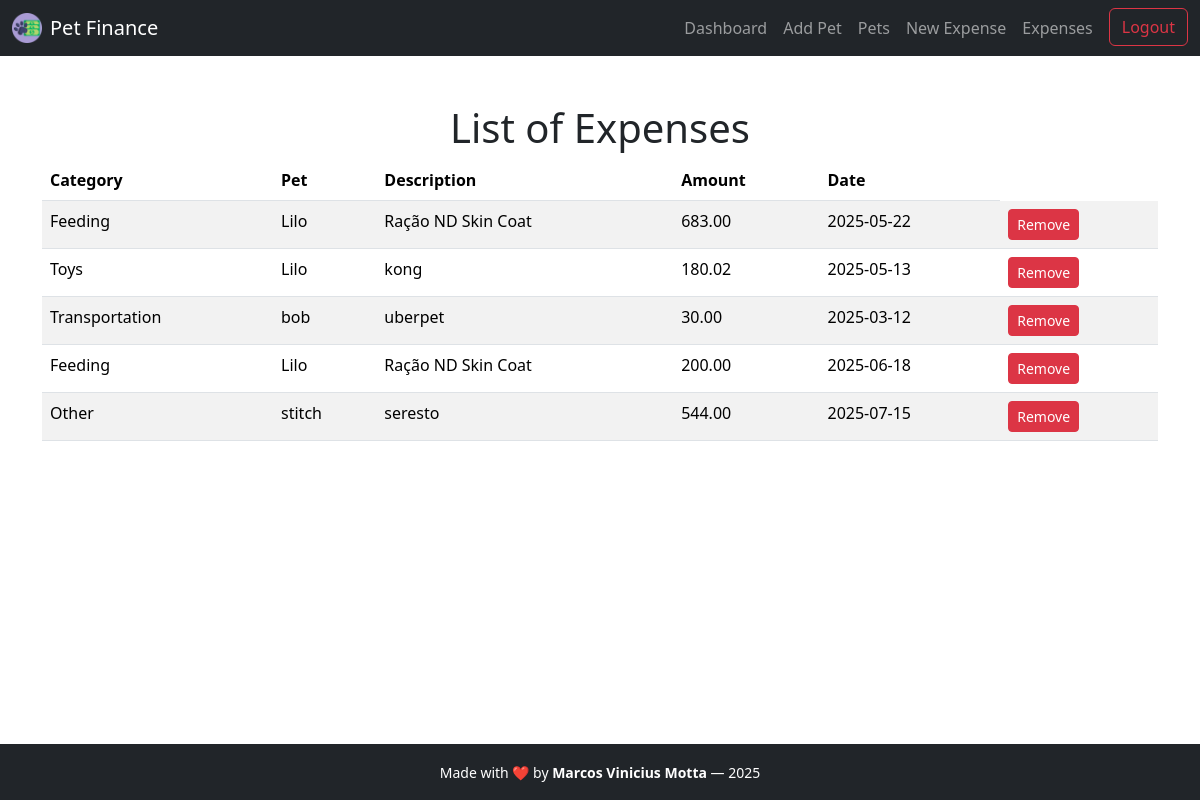
The app's page /list_expenses (signed in) with its own data.
### models/expense.py (models this page shows)
class Expense(db.Model):
    __tablename__ = 'expenses'
    id = db.Column(db.Integer, primary_key=True)
    user_id = db.Column(db.Integer, db.ForeignKey('users.id'), nullable=False)
    pet_id = db.Column(db.Integer, db.ForeignKey('pets.id'))
    category_id = db.Column(db.Integer, db.ForeignKey('categories.id'), nullable=False)
    description = db.Column(db.Text)
    amount = db.Column(db.Numeric(10, 2), nullable=False)
    date = db.Column(db.Date, nullable=False)
    created_at = db.Column(db.DateTime, default=db.func.current_timestamp())

### models/category.py (models this page shows)
class Category(db.Model):
    __tablename__ = 'categories'
    id = db.Column(db.Integer, primary_key=True)
    name = db.Column(db.String(50), unique=True, nullable=False)
    description = db.Column(db.Text)
    expenses = db.relationship('Expense', backref='category', lazy=True)

### models/pet.py (models this page shows)
class Pet(db.Model):
    __tablename__ = 'pets'
    id = db.Column(db.Integer, primary_key=True)
    user_id = db.Column(db.Integer, db.ForeignKey('users.id'), nullable=False)
    name = db.Column(db.String(50), nullable=False)
    species = db.Column(db.String(30), nullable=False)
    breed = db.Column(db.String(50))
    birth_date = db.Column(db.Date)
    weight = db.Column(db.Float)
    expenses = db.relationship('Expense', backref='pet', lazy=True)

### routes/expenses.py (the view)
@expenses.route('/list_expenses', methods=['GET'])
@login_required
def list_expenses():
    expenses = Expense.query.filter_by(user_id=current_user.id).all()
    return render_template('list_expenses.html', expenses=expenses)

### app.py (called while the page is built)
@login_manager.user_loader
def load_user(user_id):
    return User.query.get(int(user_id))

### templates/list_expenses.html (shortened to what this page needs)
{% extends "base.html" %}
{% block content %}
<h1 style="text-align: center;">List of Expenses</h1>
<table class="table table-striped">
    <thead>
        <tr>
            <th>Category</th>
            <th>Pet</th>
            <th>Description</th>
            <th>Amount</th>
            <th>Date</th>
        </tr>
    </thead>
    {% for exp in expenses %}
    <tr>
        <td>{{ exp.category.name }}</td>
        <td>{{ exp.pet.name if exp.pet else 'None' }}</td>
        <td>{{ exp.description }}</td>
        <td>{{ exp.amount }}</td>
        <td>{{ exp.date }}</td>
        <td>
                <form action="{{ url_for('expenses.delete_expense', expense_id=exp.id) }}" method="post" style="display: inline;">
                    <button type="submit" class="btn btn-sm btn-danger">Remove</button>
                </form>
            </td>
    </tr>
    {% endfor %}
</table>
{% endblock %}

### templates/base.html (shortened to what this page needs)
<!doctype html>
<html lang="en">
<head>
    <link rel="stylesheet" href="https://cdn.jsdelivr.net/npm/bootstrap@5.3.3/dist/css/bootstrap.min.css">
</head>
<body class="d-flex flex-column min-vh-100">
<nav class="navbar navbar-expand-lg navbar-dark bg-dark mb-4">
  <div class="container-fluid">
    <a class="navbar-brand d-flex align-items-center" href="/">
      <img src="{{ url_for('static', filename='favicon.png') }}" alt="Logo" width="30" height="30" class="d-inline-block align-text-top me-2">
      Pet Finance
    </a>
    <div class="collapse navbar-collapse" id="navbarContent">
      <ul class="navbar-nav ms-auto mb-2 mb-lg-0">
        {% if current_user.is_authenticated %}
          <li class="nav-item">
            <a class="nav-link" href="{{ url_for('dashboard.show_dashboard') }}">Dashboard</a>
          </li>
          <li class="nav-item">
            <a class="nav-link" href="{{ url_for('pets.add_pet') }}">Add Pet</a>
          </li>
          <li class="nav-item">
            <a class="nav-link" href="{{ url_for('pets.list_pets') }}">Pets</a>
          </li>
          <li class="nav-item">
            <a class="nav-link" href="{{ url_for('expenses.add_expense') }}">New Expense</a>
          </li>
          <li class="nav-item">
            <a class="nav-link" href="{{ url_for('expenses.list_expenses') }}">Expenses</a>
          </li>
          <li class="nav-item">
            <a class="btn btn-outline-danger ms-2" href="{{ url_for('users.logout') }}">Logout</a>
          </li>
        {% endif %}
      </ul>
    </div>
  </div>
</nav>
<main class="flex-shrink-0">
<div class="container py-4">
    {% block content %}{% endblock %}
</div>
</main>
</body>
<footer class="bg-dark text-white text-center py-3 mt-auto">
  <small>
    Made with <span style="color: #e25555;">&#10084;&#65039;</span> by <strong>Marcos Vinicius Motta</strong> — 2025
  </small>
</footer>
</html>

### records on screen
Expense: category.name "Feeding", pet "Lilo", description "Ração ND Skin Coat", amount "683.00", date "2025-05-22"
Expense: category.name "Toys", pet "Lilo", description "kong", amount "180.02", date "2025-05-13"
Expense: category.name "Transportation", pet "bob", description "uberpet", amount "30.00", date "2025-03-12"
Expense: category.name "Feeding", pet "Lilo", description "Ração ND Skin Coat", amount "200.00", date "2025-06-18"
Expense: category.name "Other", pet "stitch", description "seresto", amount "544.00", date "2025-07-15"
